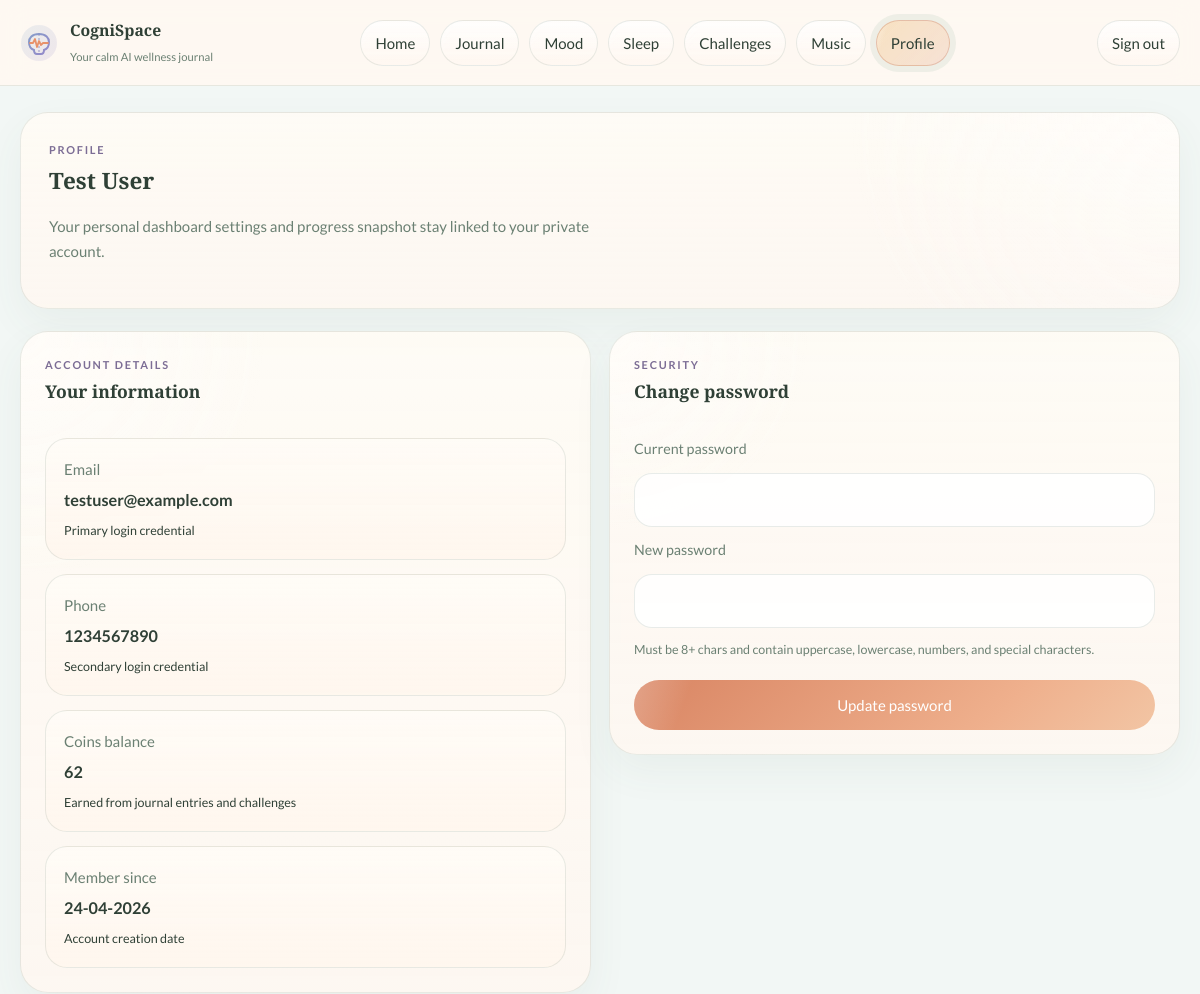
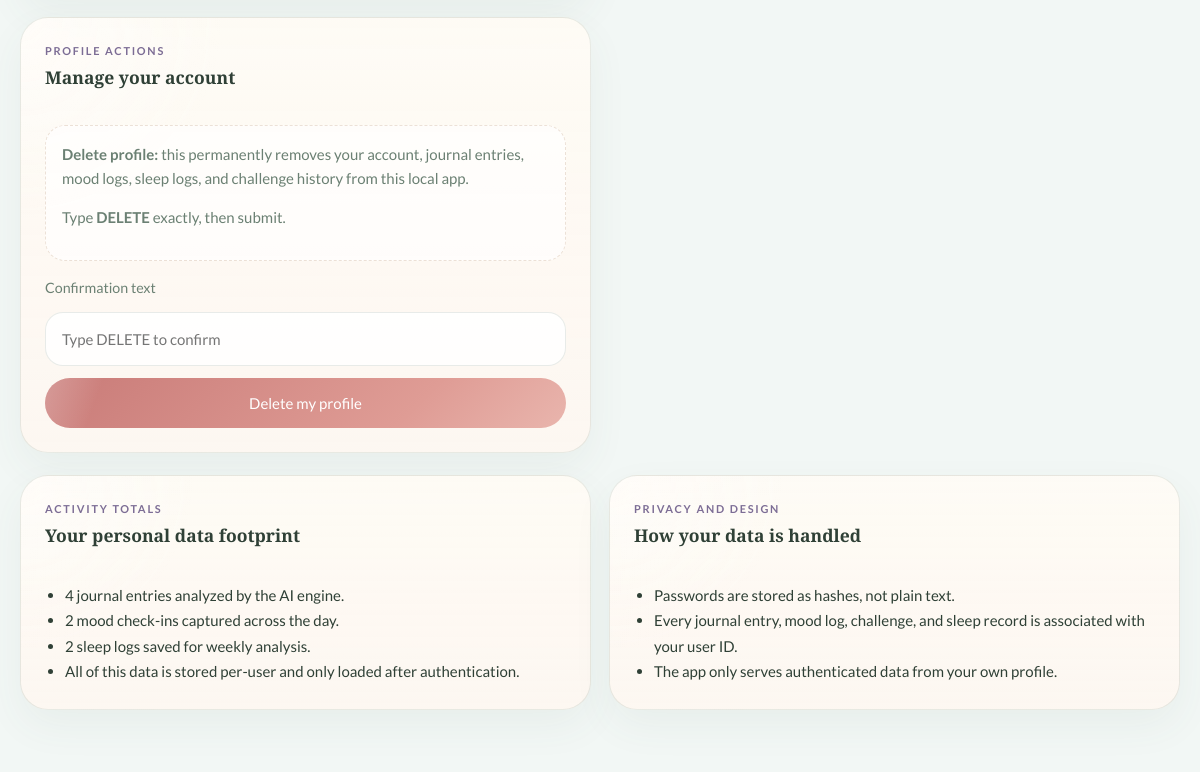
Screenshot of /profile (signed in) with the database file from the repository (2 pictures, top to bottom).
### tables this page shows
CREATE TABLE users (
                id INTEGER PRIMARY KEY AUTOINCREMENT,
                name TEXT NOT NULL,
                email TEXT NOT NULL UNIQUE,
                phone TEXT NOT NULL UNIQUE,
                password_hash TEXT NOT NULL,
                is_new INTEGER DEFAULT 1,
                created_at TEXT NOT NULL
            , seen_tour INTEGER DEFAULT 0);

### app.py (the view)
@app.route("/profile")
@login_required
def profile():
    stats = {
        "journal_entries": query_one(
            "SELECT COUNT(*) AS count FROM journal_entries WHERE user_id = ?",
            (g.user["id"],),
        )["count"],
        "mood_checkins": query_one(
            "SELECT COUNT(*) AS count FROM mood_entries WHERE user_id = ?",
            (g.user["id"],),
        )["count"],
        "sleep_logs": query_one(
            "SELECT COUNT(*) AS count FROM sleep_logs WHERE user_id = ?",
            (g.user["id"],),
        )["count"],
        "coin_balance": get_coin_balance(g.user["id"]),
    }
    return render_template("profile.html", stats=stats)

### app.py (called while the page is built)
def login_required(view):
    @wraps(view)
    def wrapped_view(*args, **kwargs):
        if g.user is None:
            return redirect(url_for("login"))
        return view(*args, **kwargs)
    return wrapped_view

def query_one(query, params=()):
    conn = get_connection()
    try:
        return conn.execute(query, params).fetchone()
    finally:
        conn.close()

def format_display_date(value):
    if not value:
        return ""
    try:
        return datetime.strptime(value[:10], "%Y-%m-%d").strftime("%d-%m-%Y")
    except ValueError:
        return value

def get_coin_balance(user_id):
    row = query_one(
        "SELECT COALESCE(SUM(points), 0) AS coin_balance FROM reward_ledger WHERE user_id = ?",
        (user_id,),
    )
    return row["coin_balance"] if row else 0

@app.template_filter("display_date")
def display_date_filter(value):
    return format_display_date(value)

@app.before_request
def load_logged_in_user():
    user_id = session.get("user_id")
    if user_id is None:
        g.user = None
        return
    g.user = query_one("SELECT * FROM users WHERE id = ?", (user_id,))

@app.context_processor
def inject_globals():
    return {
        "app_brand": APP_BRAND,
        "app_subtitle": APP_SUBTITLE,
        "current_user": g.user,
        "today_iso": date.today().isoformat(),
        "tab_intro": TAB_INTRO,
        "current_endpoint": request.endpoint or "",
    }

### utils/db.py (called while the page is built)
def get_connection():
    conn = sqlite3.connect(DB_PATH, timeout=30)
    conn.row_factory = sqlite3.Row
    conn.execute("PRAGMA journal_mode=WAL")
    conn.execute("PRAGMA busy_timeout = 30000")
    return conn

### templates/profile.html
{% extends "base.html" %}
{% set title = "Profile" %}
{% block content %}
<section class="hero-card">
    <p class="eyebrow">Profile</p>
    <h1>{{ current_user["name"] }}</h1>
    <p class="lead">Your personal dashboard settings and progress snapshot stay linked to your private account.</p>
</section>
<section class="feature-grid profile-grid">
    <article class="panel">
        <div class="panel-head">
            <div>
                <p class="eyebrow">Account details</p>
                <h3>Your information</h3>
            </div>
        </div>
        <div class="profile-detail-list">
            <div class="profile-detail-card">
                <span>Email</span>
                <strong class="break-anywhere">{{ current_user["email"] }}</strong>
                <small>Primary login credential</small>
            </div>
            <div class="profile-detail-card">
                <span>Phone</span>
                <strong class="break-anywhere">{{ current_user["phone"] }}</strong>
                <small>Secondary login credential</small>
            </div>
            <div class="profile-detail-card">
                <span>Coins balance</span>
                <strong>{{ stats["coin_balance"] }}</strong>
                <small>Earned from journal entries and challenges</small>
            </div>
            <div class="profile-detail-card">
                <span>Member since</span>
                <strong>{{ current_user["created_at"][:10]|display_date }}</strong>
                <small>Account creation date</small>
            </div>
        </div>
    </article>
    <article class="panel">
        <div class="panel-head">
            <div>
                <p class="eyebrow">Security</p>
                <h3>Change password</h3>
            </div>
        </div>
        <form method="post" action="{{ url_for('change_password') }}" class="stack-form">
            <label for="current_password">Current password</label>
            <input id="current_password" name="current_password" type="password" required>
            <label for="new_password">New password</label>
            <input id="new_password" name="new_password" type="password" required>
            <small class="field-help" style="margin-bottom: 8px;">Must be 8+ chars and contain uppercase, lowercase, numbers, and special characters.</small>
            <button type="submit">Update password</button>
        </form>
    </article>
    <article class="panel">
        <div class="panel-head">
            <div>
                <p class="eyebrow">Profile actions</p>
                <h3>Manage your account</h3>
            </div>
        </div>
        <div class="callout">
            <p><strong>Delete profile:</strong> this permanently removes your account, journal entries, mood logs, sleep logs, and challenge history from this local app.</p>
            <p>Type <strong>DELETE</strong> exactly, then submit.</p>
        </div>
        <form method="post" action="{{ url_for('delete_profile') }}" class="stack-form delete-form">
            <label for="confirmation">Confirmation text</label>
            <input id="confirmation" name="confirmation" type="text" placeholder="Type DELETE to confirm">
            <button type="submit" class="danger-button">Delete my profile</button>
        </form>
    </article>
</section>
<section class="feature-grid">
    <article class="panel">
        <div class="panel-head">
            <div>
                <p class="eyebrow">Activity totals</p>
                <h3>Your personal data footprint</h3>
            </div>
        </div>
        <ul class="insight-list">
            <li>{{ stats["journal_entries"] }} journal entries analyzed by the AI engine.</li>
            <li>{{ stats["mood_checkins"] }} mood check-ins captured across the day.</li>
            <li>{{ stats["sleep_logs"] }} sleep logs saved for weekly analysis.</li>
            <li>All of this data is stored per-user and only loaded after authentication.</li>
        </ul>
    </article>
    <article class="panel">
        <div class="panel-head">
            <div>
                <p class="eyebrow">Privacy and design</p>
                <h3>How your data is handled</h3>
            </div>
        </div>
        <ul class="insight-list">
            <li>Passwords are stored as hashes, not plain text.</li>
            <li>Every journal entry, mood log, challenge, and sleep record is associated with your user ID.</li>
            <li>The app only serves authenticated data from your own profile.</li>
        </ul>
    </article>
</section>
{% endblock %}

### rows the page displays
users: name "Test User", email "testuser@example.com", phone "1234567890", created_at "24-04-2026"

### other values shown
{{ app_brand }} "CogniSpace"
{{ app_subtitle }} "Your calm AI wellness journal"
{{ stats["coin_balance"] }} "62"
{{ stats["journal_entries"] }} "4"
{{ stats["mood_checkins"] }} "2"
{{ stats["sleep_logs"] }} "2"
